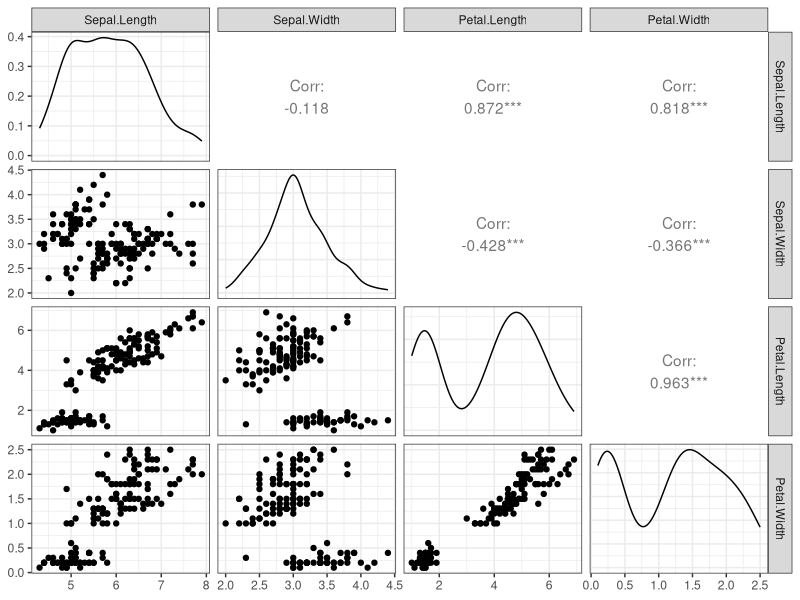

Reproduce this figure in R.
library(dplyr)
library(ggplot2)
theme_set(theme_bw())
library(GGally)

iris_measures <- (iris 
	%>% select(-Species)
)

ggpairs(iris_measures)
